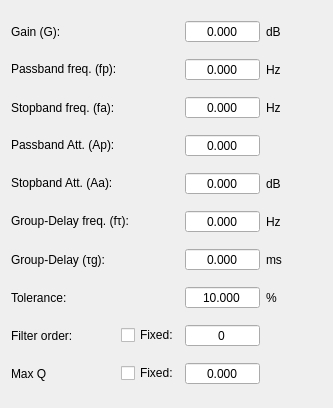
<?xml version="1.0" encoding="UTF-8"?>
<ui version="4.0">
 <class>GroupDelayData</class>
 <widget class="QWidget" name="GroupDelayData">
  <property name="geometry">
   <rect>
    <x>0</x>
    <y>0</y>
    <width>333</width>
    <height>408</height>
   </rect>
  </property>
  <property name="maximumSize">
   <size>
    <width>16777215</width>
    <height>16777215</height>
   </size>
  </property>
  <property name="windowTitle">
   <string>Form</string>
  </property>
  <layout class="QGridLayout" name="gridLayout">
   <item row="1" column="0" colspan="2">
    <widget class="QLabel" name="label_14">
     <property name="maximumSize">
      <size>
       <width>16777215</width>
       <height>22</height>
      </size>
     </property>
     <property name="text">
      <string>Passband freq. (fp):</string>
     </property>
    </widget>
   </item>
   <item row="5" column="4">
    <widget class="QLabel" name="label_8">
     <property name="text">
      <string>dB</string>
     </property>
    </widget>
   </item>
   <item row="5" column="0" colspan="2">
    <widget class="QLabel" name="label_7">
     <property name="maximumSize">
      <size>
       <width>16777215</width>
       <height>22</height>
      </size>
     </property>
     <property name="text">
      <string>Stopband Att. (Aa):</string>
     </property>
    </widget>
   </item>
   <item row="5" column="2">
    <widget class="QDoubleSpinBox" name="stop_att">
     <property name="alignment">
      <set>Qt::AlignCenter</set>
     </property>
     <property name="buttonSymbols">
      <enum>QAbstractSpinBox::NoButtons</enum>
     </property>
     <property name="decimals">
      <number>3</number>
     </property>
     <property name="maximum">
      <double>300.000000000000000</double>
     </property>
    </widget>
   </item>
   <item row="10" column="0">
    <widget class="QLabel" name="label_15">
     <property name="text">
      <string>Max Q</string>
     </property>
    </widget>
   </item>
   <item row="0" column="0">
    <widget class="QLabel" name="label">
     <property name="text">
      <string>Gain (G):</string>
     </property>
    </widget>
   </item>
   <item row="8" column="4">
    <widget class="QLabel" name="label_12">
     <property name="text">
      <string>%</string>
     </property>
    </widget>
   </item>
   <item row="9" column="0">
    <widget class="QLabel" name="label_13">
     <property name="text">
      <string>Filter order:</string>
     </property>
    </widget>
   </item>
   <item row="7" column="4">
    <widget class="QLabel" name="label_6">
     <property name="text">
      <string>ms</string>
     </property>
    </widget>
   </item>
   <item row="10" column="2">
    <widget class="QDoubleSpinBox" name="q_max">
     <property name="frame">
      <bool>true</bool>
     </property>
     <property name="alignment">
      <set>Qt::AlignCenter</set>
     </property>
     <property name="buttonSymbols">
      <enum>QAbstractSpinBox::NoButtons</enum>
     </property>
     <property name="keyboardTracking">
      <bool>true</bool>
     </property>
     <property name="decimals">
      <number>3</number>
     </property>
     <property name="maximum">
      <double>100.000000000000000</double>
     </property>
    </widget>
   </item>
   <item row="8" column="2">
    <widget class="QDoubleSpinBox" name="tol">
     <property name="frame">
      <bool>true</bool>
     </property>
     <property name="alignment">
      <set>Qt::AlignCenter</set>
     </property>
     <property name="buttonSymbols">
      <enum>QAbstractSpinBox::NoButtons</enum>
     </property>
     <property name="keyboardTracking">
      <bool>true</bool>
     </property>
     <property name="decimals">
      <number>3</number>
     </property>
     <property name="maximum">
      <double>100.000000000000000</double>
     </property>
     <property name="value">
      <double>10.000000000000000</double>
     </property>
    </widget>
   </item>
   <item row="7" column="0" colspan="2">
    <widget class="QLabel" name="label_5">
     <property name="text">
      <string>Group-Delay (τg):</string>
     </property>
    </widget>
   </item>
   <item row="8" column="0">
    <widget class="QLabel" name="label_11">
     <property name="text">
      <string>Tolerance:</string>
     </property>
    </widget>
   </item>
   <item row="3" column="4">
    <widget class="QLabel" name="label_4">
     <property name="text">
      <string>Hz</string>
     </property>
    </widget>
   </item>
   <item row="3" column="0" colspan="2">
    <widget class="QLabel" name="label_3">
     <property name="text">
      <string>Stopband freq. (fa):</string>
     </property>
    </widget>
   </item>
   <item row="0" column="4">
    <widget class="QLabel" name="label_2">
     <property name="text">
      <string>dB</string>
     </property>
    </widget>
   </item>
   <item row="7" column="2">
    <widget class="QDoubleSpinBox" name="group_delay">
     <property name="frame">
      <bool>true</bool>
     </property>
     <property name="alignment">
      <set>Qt::AlignCenter</set>
     </property>
     <property name="buttonSymbols">
      <enum>QAbstractSpinBox::NoButtons</enum>
     </property>
     <property name="keyboardTracking">
      <bool>true</bool>
     </property>
     <property name="decimals">
      <number>3</number>
     </property>
     <property name="maximum">
      <double>1000000000000.000000000000000</double>
     </property>
    </widget>
   </item>
   <item row="10" column="1">
    <widget class="QCheckBox" name="q_fixed">
     <property name="text">
      <string>Fixed:</string>
     </property>
    </widget>
   </item>
   <item row="3" column="2">
    <widget class="QDoubleSpinBox" name="stop_freq">
     <property name="frame">
      <bool>true</bool>
     </property>
     <property name="alignment">
      <set>Qt::AlignCenter</set>
     </property>
     <property name="buttonSymbols">
      <enum>QAbstractSpinBox::NoButtons</enum>
     </property>
     <property name="keyboardTracking">
      <bool>true</bool>
     </property>
     <property name="decimals">
      <number>3</number>
     </property>
     <property name="maximum">
      <double>1000000000000.000000000000000</double>
     </property>
    </widget>
   </item>
   <item row="0" column="2">
    <widget class="QDoubleSpinBox" name="gain">
     <property name="frame">
      <bool>true</bool>
     </property>
     <property name="alignment">
      <set>Qt::AlignCenter</set>
     </property>
     <property name="buttonSymbols">
      <enum>QAbstractSpinBox::NoButtons</enum>
     </property>
     <property name="keyboardTracking">
      <bool>true</bool>
     </property>
     <property name="decimals">
      <number>3</number>
     </property>
     <property name="maximum">
      <double>300.000000000000000</double>
     </property>
    </widget>
   </item>
   <item row="9" column="1">
    <widget class="QCheckBox" name="order_fixed">
     <property name="text">
      <string>Fixed:</string>
     </property>
    </widget>
   </item>
   <item row="9" column="2">
    <widget class="QSpinBox" name="order">
     <property name="frame">
      <bool>true</bool>
     </property>
     <property name="alignment">
      <set>Qt::AlignCenter</set>
     </property>
     <property name="buttonSymbols">
      <enum>QAbstractSpinBox::NoButtons</enum>
     </property>
     <property name="keyboardTracking">
      <bool>true</bool>
     </property>
     <property name="maximum">
      <number>20</number>
     </property>
    </widget>
   </item>
   <item row="6" column="0" colspan="2">
    <widget class="QLabel" name="label_9">
     <property name="maximumSize">
      <size>
       <width>16777215</width>
       <height>22</height>
      </size>
     </property>
     <property name="text">
      <string>Group-Delay freq. (fτ):</string>
     </property>
    </widget>
   </item>
   <item row="6" column="2">
    <widget class="QDoubleSpinBox" name="group_delay_freq">
     <property name="alignment">
      <set>Qt::AlignCenter</set>
     </property>
     <property name="buttonSymbols">
      <enum>QAbstractSpinBox::NoButtons</enum>
     </property>
     <property name="decimals">
      <number>3</number>
     </property>
     <property name="maximum">
      <double>1000000000000.000000000000000</double>
     </property>
    </widget>
   </item>
   <item row="6" column="4">
    <widget class="QLabel" name="label_10">
     <property name="text">
      <string>Hz</string>
     </property>
    </widget>
   </item>
   <item row="4" column="0">
    <widget class="QLabel" name="label_16">
     <property name="maximumSize">
      <size>
       <width>16777215</width>
       <height>22</height>
      </size>
     </property>
     <property name="text">
      <string>Passband Att. (Ap):</string>
     </property>
    </widget>
   </item>
   <item row="1" column="2">
    <widget class="QDoubleSpinBox" name="pass_freq">
     <property name="alignment">
      <set>Qt::AlignCenter</set>
     </property>
     <property name="buttonSymbols">
      <enum>QAbstractSpinBox::NoButtons</enum>
     </property>
     <property name="decimals">
      <number>3</number>
     </property>
     <property name="maximum">
      <double>1000000000000.000000000000000</double>
     </property>
    </widget>
   </item>
   <item row="1" column="4">
    <widget class="QLabel" name="label_17">
     <property name="text">
      <string>Hz</string>
     </property>
    </widget>
   </item>
   <item row="4" column="2">
    <widget class="QDoubleSpinBox" name="pass_att">
     <property name="alignment">
      <set>Qt::AlignCenter</set>
     </property>
     <property name="buttonSymbols">
      <enum>QAbstractSpinBox::NoButtons</enum>
     </property>
     <property name="decimals">
      <number>3</number>
     </property>
     <property name="maximum">
      <double>300.000000000000000</double>
     </property>
    </widget>
   </item>
  </layout>
 </widget>
 <resources/>
 <connections/>
</ui>
